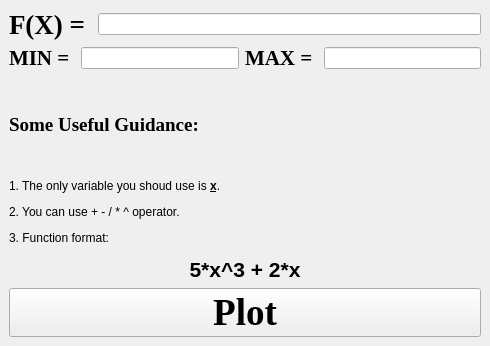
<?xml version="1.0" encoding="UTF-8"?>
<ui version="4.0">
 <class>FunctionPlotter</class>
 <widget class="QMainWindow" name="FunctionPlotter">
  <property name="geometry">
   <rect>
    <x>0</x>
    <y>0</y>
    <width>490</width>
    <height>346</height>
   </rect>
  </property>
  <property name="windowTitle">
   <string>Function Plotter</string>
  </property>
  <widget class="QWidget" name="centralwidget">
   <layout class="QGridLayout" name="gridLayout_2">
    <item row="0" column="0">
     <layout class="QGridLayout" name="gridLayout">
      <item row="0" column="0">
       <layout class="QHBoxLayout" name="horizontalLayout">
        <item>
         <widget class="QLabel" name="lbl1">
          <property name="font">
           <font>
            <family>Times New Roman</family>
            <pointsize>20</pointsize>
            <weight>75</weight>
            <bold>true</bold>
           </font>
          </property>
          <property name="text">
           <string>F(X) = </string>
          </property>
         </widget>
        </item>
        <item>
         <widget class="QLineEdit" name="txt1"/>
        </item>
       </layout>
      </item>
      <item row="1" column="0">
       <layout class="QHBoxLayout" name="horizontalLayout_2">
        <item>
         <widget class="QLabel" name="lbl2">
          <property name="font">
           <font>
            <family>Times New Roman</family>
            <pointsize>16</pointsize>
            <weight>75</weight>
            <bold>true</bold>
           </font>
          </property>
          <property name="text">
           <string>MIN = </string>
          </property>
         </widget>
        </item>
        <item>
         <widget class="QLineEdit" name="txt2"/>
        </item>
        <item>
         <widget class="QLabel" name="lbl3">
          <property name="font">
           <font>
            <family>Times New Roman</family>
            <pointsize>16</pointsize>
            <weight>75</weight>
            <bold>true</bold>
           </font>
          </property>
          <property name="text">
           <string>MAX = </string>
          </property>
         </widget>
        </item>
        <item>
         <widget class="QLineEdit" name="txt3"/>
        </item>
       </layout>
      </item>
      <item row="2" column="0">
       <widget class="QLabel" name="lbl4">
        <property name="font">
         <font>
          <family>Times New Roman</family>
          <pointsize>14</pointsize>
          <weight>75</weight>
          <bold>true</bold>
         </font>
        </property>
        <property name="text">
         <string>Some Useful Guidance:</string>
        </property>
       </widget>
      </item>
      <item row="3" column="0">
       <widget class="QLabel" name="lbl5">
        <property name="text">
         <string>&lt;html&gt;&lt;head/&gt;&lt;body&gt;&lt;p&gt;1. The only variable you shoud use is &lt;span style=&quot; font-weight:600; text-decoration: underline;&quot;&gt;x&lt;/span&gt;.&lt;/p&gt;&lt;p&gt;2. You can use + - / * ^ operator.&lt;/p&gt;&lt;p&gt;3. Function format:&lt;/p&gt;&lt;p align=&quot;center&quot;&gt;&lt;span style=&quot; font-size:16pt; font-weight:600;&quot;&gt;5*x^3 + 2*x&lt;/span&gt;&lt;/p&gt;&lt;/body&gt;&lt;/html&gt;</string>
        </property>
       </widget>
      </item>
      <item row="4" column="0">
       <widget class="QPushButton" name="btn1">
        <property name="font">
         <font>
          <family>Times New Roman</family>
          <pointsize>28</pointsize>
          <weight>75</weight>
          <bold>true</bold>
         </font>
        </property>
        <property name="text">
         <string>Plot</string>
        </property>
       </widget>
      </item>
     </layout>
    </item>
   </layout>
  </widget>
  <widget class="QMenuBar" name="menubar">
   <property name="geometry">
    <rect>
     <x>0</x>
     <y>0</y>
     <width>490</width>
     <height>26</height>
    </rect>
   </property>
  </widget>
 </widget>
 <resources/>
 <connections/>
</ui>
